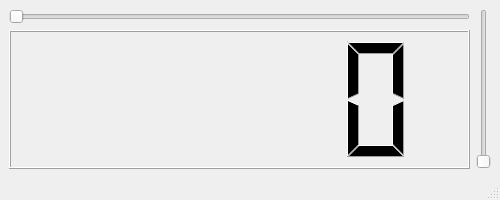
<?xml version="1.0" encoding="UTF-8"?>
<ui version="4.0">
 <class>MainWindow</class>
 <widget class="QMainWindow" name="MainWindow">
  <property name="geometry">
   <rect>
    <x>0</x>
    <y>0</y>
    <width>500</width>
    <height>200</height>
   </rect>
  </property>
  <property name="windowTitle">
   <string>MainWindow</string>
  </property>
  <widget class="QWidget" name="centralwidget">
   <layout class="QHBoxLayout" name="horizontalLayout">
    <item>
     <layout class="QVBoxLayout" name="verticalLayout">
      <item>
       <widget class="QSlider" name="hSlider">
        <property name="orientation">
         <enum>Qt::Horizontal</enum>
        </property>
       </widget>
      </item>
      <item>
       <widget class="QLCDNumber" name="lcdNumber"/>
      </item>
     </layout>
    </item>
    <item>
     <widget class="QSlider" name="vSlider">
      <property name="orientation">
       <enum>Qt::Vertical</enum>
      </property>
     </widget>
    </item>
   </layout>
  </widget>
  <widget class="QMenuBar" name="menubar">
   <property name="geometry">
    <rect>
     <x>0</x>
     <y>0</y>
     <width>500</width>
     <height>22</height>
    </rect>
   </property>
  </widget>
  <widget class="QStatusBar" name="statusbar"/>
 </widget>
 <resources/>
 <connections>
  <connection>
   <sender>hSlider</sender>
   <signal>valueChanged(int)</signal>
   <receiver>lcdNumber</receiver>
   <slot>display(int)</slot>
   <hints>
    <hint type="sourcelabel">
     <x>263</x>
     <y>40</y>
    </hint>
    <hint type="destinationlabel">
     <x>247</x>
     <y>85</y>
    </hint>
   </hints>
  </connection>
  <connection>
   <sender>hSlider</sender>
   <signal>valueChanged(int)</signal>
   <receiver>vSlider</receiver>
   <slot>setValue(int)</slot>
   <hints>
    <hint type="sourcelabel">
     <x>290</x>
     <y>35</y>
    </hint>
    <hint type="destinationlabel">
     <x>477</x>
     <y>106</y>
    </hint>
   </hints>
  </connection>
  <connection>
   <sender>vSlider</sender>
   <signal>valueChanged(int)</signal>
   <receiver>hSlider</receiver>
   <slot>setValue(int)</slot>
   <hints>
    <hint type="sourcelabel">
     <x>480</x>
     <y>76</y>
    </hint>
    <hint type="destinationlabel">
     <x>326</x>
     <y>38</y>
    </hint>
   </hints>
  </connection>
 </connections>
</ui>
